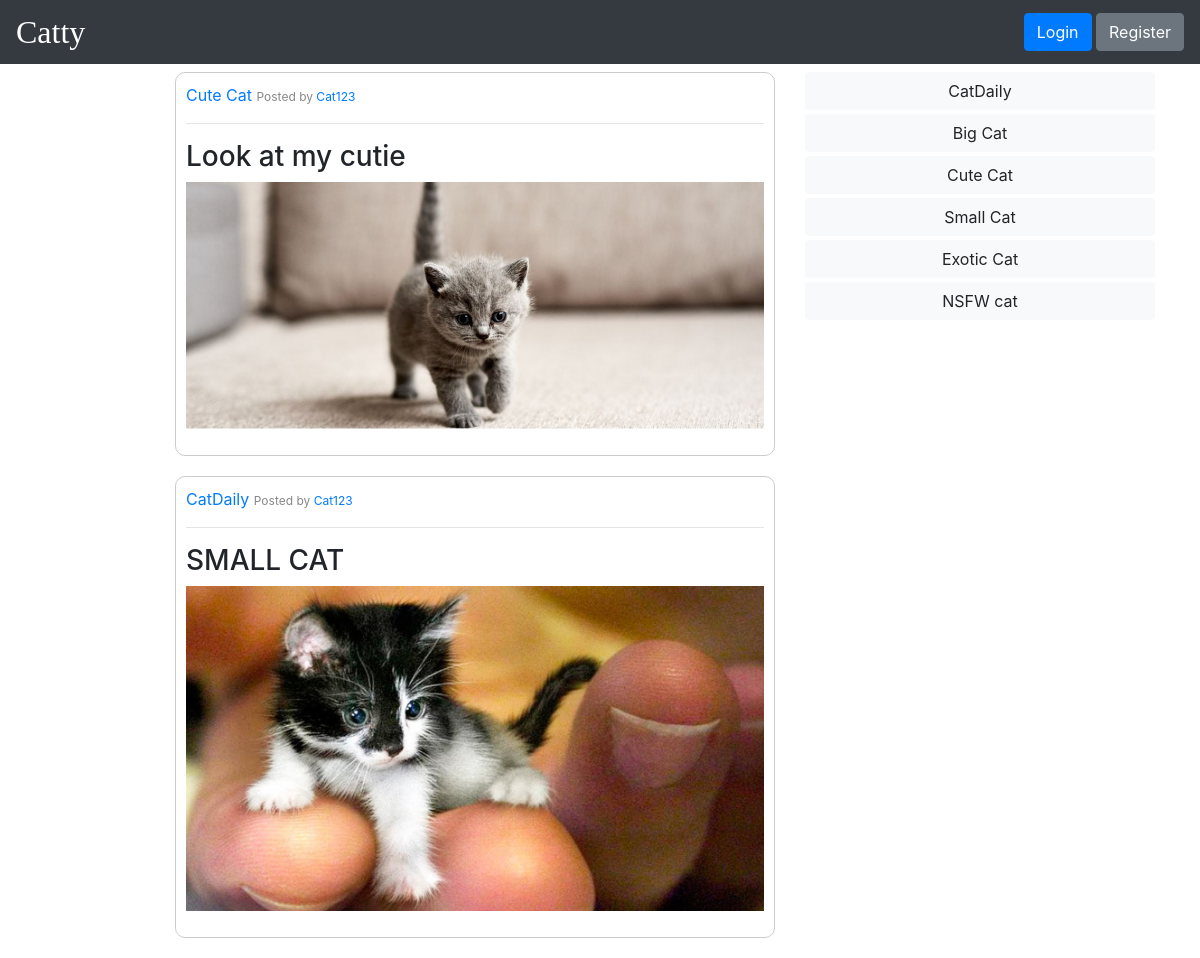
Page /index.php/threads/index?user_id=35 on the committed database.
### tables this page shows
CREATE TABLE `posts` (
  `id` bigint(20) UNSIGNED NOT NULL,
  `title` varchar(50) NOT NULL,
  `text` text DEFAULT NULL,
  `photo_url` text DEFAULT NULL,
  `user_id` bigint(20) UNSIGNED NOT NULL,
  `thread_id` bigint(20) UNSIGNED NOT NULL
);

CREATE TABLE `threads` (
  `id` bigint(20) UNSIGNED NOT NULL,
  `title` varchar(20) NOT NULL,
  `description` text NOT NULL
);

CREATE TABLE `users` (
  `id` bigint(20) UNSIGNED NOT NULL,
  `catname` varchar(30) NOT NULL,
  `password` varchar(255) NOT NULL,
  `salt` varchar(64) NOT NULL,
  `catavatar` text DEFAULT NULL,
  `email` varchar(30) NOT NULL,
  `admin` tinyint(1) NOT NULL
);

### controller/ThreadController.php (called while the page is built, shortened)
<?php
require_once("model/PostDB.php");
require_once("model/ThreadDB.php");
class ThreadController {
    public static function index() {
        $threads = ThreadDB::getAllThreads();
        $threadActive = isset($_GET["thread_id"]) ? $_GET["thread_id"] : null;
        $userId = isset($_GET["user_id"]) ? $_GET["user_id"] : null;
        if (isset($userId)) {
            $posts = PostDB::getAllForUser($userId);
        } else {
            $posts = ($threadActive) ? PostDB::getAllForThread($threadActive) : PostDB::getAll();
        }
        $notice = (empty($posts)) ? "No posts that's just CATastrofic. Create a CAT post right now." : "";
        ViewHelper::render("view/threads/index.php", [
            'posts' => $posts,
            'threads' => $threads,
            'threadActive' => $threadActive,
            'notice' => $notice,
        ]);
    }
}

### model/PostDB.php (called while the page is built, shortened)
<?php
class PostDB {
    public static function getAllForUser($userId) {
        $db = DBInit::getInstance();
        $query = "SELECT p.id, p.title, p.text, p.photo_url, u.catname, t.title AS thread_title, t.id AS tid, u.id AS uid
            FROM posts p
            JOIN users u ON p.user_id = u.id
            JOIN threads t ON p.thread_id = t.id
            WHERE p.user_id = :user_id
            ORDER BY p.id DESC";
        $statement = $db->prepare($query);
        $statement->bindParam(":user_id", $userId);
        $statement->execute();
        $posts = $statement->fetchAll();
        return $posts;
    }
}

### model/ThreadDB.php (called while the page is built, shortened)
<?php
class ThreadDB {
    public static function getAllThreads() {
        $db = DBInit::getInstance();
        $statement = $db->prepare("SELECT * FROM threads");
        $statement->execute();
        $threads = $statement->fetchAll(PDO::FETCH_ASSOC);
        return $threads;
    }
}

### view/threads/_thread_list.php (the view)
<?php foreach ($threads as $thread) : ?>
    <div class="thread">
        <?php
            $threadClass = ($threadActive == $thread['id']) ? 'btn btn-warning btn-block mb-1' : 'btn btn-light btn-block mb-1';
        ?>
        <a href="<?= BASE_URL . 'threads/index?thread_id=' . $thread['id'] ?>" class="<?= $threadClass ?>"><?php echo $thread['title']; ?></a>
    </div>
<?php endforeach; ?>

### view/threads/index.php (shortened to what this page needs)
<!DOCTYPE html>
<html>
<?php
    include 'view/application/head.php';
?>
<body>
    <?php
        include 'view/application/navbar.php';
    ?>
    <div class="container">
        <div class="row">
            <div class="col-12 col-lg-8 d-flex justify-content-center justify-content-lg-end">
                <div class="posts-container">
                    <?php
                    foreach ($posts as $post) :
                        include 'view/posts/_post.php';
                    endforeach; ?>
                </div>
            </div>
            <div class="col-lg-4">
                <div class="right-column">
                    <?php
                        include 'view/threads/_thread_list.php';
                    ?>
                </div>
            </div>
        </div>
    </div>
</body>
</html>

### view/posts/_post.php (shortened to what this page needs)
<div class="post cursor-pointer" style="max-width: 600px;" onclick="redirectToPost(<?= $post["id"] ?>);">
    <div class="post-header">
        <div class="thread-info d-flex justify-content-space-between">
            <div>
                <a href="<?= BASE_URL . 'threads/index?thread_id=' . $post['tid'] ?>">
                <span class="thread-title custom-bold"><?= $post['thread_title'] ?></span>
            </a>
                <span class="posted-by user-text">Posted by
                    <a href="<?= BASE_URL . 'threads/index?user_id=' . $post['uid'] ?>">
                        <?= $post['catname'] ?>
                    </a>
                </span>
            </div>
        </div>
    </div>
    <hr>
    <div class="post-content">
        <h3 class="post-title"><?= $post['title'] ?></h3>
        <?php if (!empty($post['photo_url'])) : ?>
        <img src="<?= ASSETS_URL . htmlspecialchars($post['photo_url']) ?>" alt="Post Photo" class="post-photo w-100">
        <?php endif; ?>
    </div>
</div>

### assets/style.css (style rules this page uses)
.post { border: 1px solid #ccc; border-radius: 10px; padding: 10px; margin-bottom: 20px; width: 100%; }
.cursor-pointer { cursor: pointer; }
.user-text { font-size: 12px; color: #888; }
.justify-content-space-between { justify-content: space-between; }

### rows in the picture
posts: thread.title "Cute Cat", user.catname "Cat123", title "Look at my cutie", photo_url (picture)
posts: thread.title "CatDaily", user.catname "Cat123", title "SMALL CAT", photo_url (placeholder picture)
threads: title "CatDaily"
threads: title "Big Cat"
threads: title "Cute Cat"
threads: title "Small Cat"
threads: title "Exotic Cat"
threads: title "NSFW cat"
